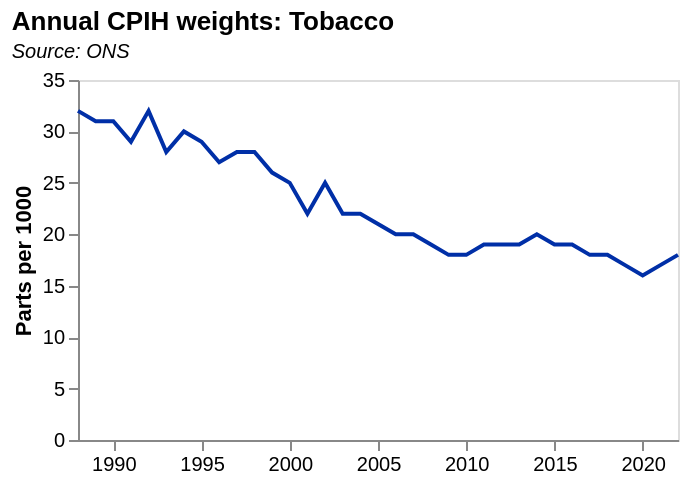

Write a Vega-Lite specification for this figure.
### Vega-Lite specification from a JSON file in a GitHub repository (floating-point values rounded to 4 significant figures)
{"$schema": "https://vega.github.io/schema/vega-lite/v5.json", "data": {"values": [{"date": "1988", "label": "1988", "month": "", "quarter": "", "sourceDataset": "MM23", "updateDate": "2021-02-17T00:00:00.000Z", "value": "32", "year": "1988"}, {"date": "1989", "label": "1989", "month": "", "quarter": "", "sourceDataset": "MM23", "updateDate": "2021-02-17T00:00:00.000Z", "value": "31", "year": "1989"}, {"date": "1990", "label": "1990", "month": "", "quarter": "", "sourceDataset": "MM23", "updateDate": "2021-02-17T00:00:00.000Z", "value": "31", "year": "1990"}, {"date": "1991", "label": "1991", "month": "", "quarter": "", "sourceDataset": "MM23", "updateDate": "2021-02-17T00:00:00.000Z", "value": "29", "year": "1991"}, {"date": "1992", "label": "1992", "month": "", "quarter": "", "sourceDataset": "MM23", "updateDate": "2021-02-17T00:00:00.000Z", "value": "32", "year": "1992"}, {"date": "1993", "label": "1993", "month": "", "quarter": "", "sourceDataset": "MM23", "updateDate": "2021-02-17T00:00:00.000Z", "value": "28", "year": "1993"}, {"date": "1994", "label": "1994", "month": "", "quarter": "", "sourceDataset": "MM23", "updateDate": "2021-02-17T00:00:00.000Z", "value": "30", "year": "1994"}, {"date": "1995", "label": "1995", "month": "", "quarter": "", "sourceDataset": "MM23", "updateDate": "2021-02-17T00:00:00.000Z", "value": "29", "year": "1995"}, {"date": "1996", "label": "1996", "month": "", "quarter": "", "sourceDataset": "MM23", "updateDate": "2021-02-17T00:00:00.000Z", "value": "27", "year": "1996"}, {"date": "1997", "label": "1997", "month": "", "quarter": "", "sourceDataset": "MM23", "updateDate": "2021-02-17T00:00:00.000Z", "value": "28", "year": "1997"}, {"date": "1998", "label": "1998", "month": "", "quarter": "", "sourceDataset": "MM23", "updateDate": "2021-02-17T00:00:00.000Z", "value": "28", "year": "1998"}, {"date": "1999", "label": "1999", "month": "", "quarter": "", "sourceDataset": "MM23", "updateDate": "2021-02-17T00:00:00.000Z", "value": "26", "year": "1999"}, {"date": "2000", "label": "2000", "month": "", "quarter": "", "sourceDataset": "MM23", "updateDate": "2021-02-17T00:00:00.000Z", "value": "25", "year": "2000"}, {"date": "2001", "label": "2001", "month": "", "quarter": "", "sourceDataset": "MM23", "updateDate": "2021-02-17T00:00:00.000Z", "value": "22", "year": "2001"}, {"date": "2002", "label": "2002", "month": "", "quarter": "", "sourceDataset": "MM23", "updateDate": "2021-02-17T00:00:00.000Z", "value": "25", "year": "2002"}, {"date": "2003", "label": "2003", "month": "", "quarter": "", "sourceDataset": "MM23", "updateDate": "2021-02-17T00:00:00.000Z", "value": "22", "year": "2003"}, {"date": "2004", "label": "2004", "month": "", "quarter": "", "sourceDataset": "MM23", "updateDate": "2021-02-17T00:00:00.000Z", "value": "22", "year": "2004"}, {"date": "2005", "label": "2005", "month": "", "quarter": "", "sourceDataset": "MM23", "updateDate": "2021-02-17T00:00:00.000Z", "value": "21", "year": "2005"}, {"date": "2006", "label": "2006", "month": "", "quarter": "", "sourceDataset": "MM23", "updateDate": "2021-02-17T00:00:00.000Z", "value": "20", "year": "2006"}, {"date": "2007", "label": "2007", "month": "", "quarter": "", "sourceDataset": "MM23", "updateDate": "2021-02-17T00:00:00.000Z", "value": "20", "year": "2007"}, {"date": "2008", "label": "2008", "month": "", "quarter": "", "sourceDataset": "MM23", "updateDate": "2021-02-17T00:00:00.000Z", "value": "19", "year": "2008"}, {"date": "2009", "label": "2009", "month": "", "quarter": "", "sourceDataset": "MM23", "updateDate": "2021-02-17T00:00:00.000Z", "value": "18", "year": "2009"}, {"date": "2010", "label": "2010", "month": "", "quarter": "", "sourceDataset": "MM23", "updateDate": "2021-02-17T00:00:00.000Z", "value": "18", "year": "2010"}, {"date": "2011", "label": "2011", "month": "", "quarter": "", "sourceDataset": "MM23", "updateDate": "2021-02-17T00:00:00.000Z", "value": "19", "year": "2011"}, {"date": "2012", "label": "2012", "month": "", "quarter": "", "sourceDataset": "MM23", "updateDate": "2021-02-17T00:00:00.000Z", "value": "19", "year": "2012"}, {"date": "2013", "label": "2013", "month": "", "quarter": "", "sourceDataset": "MM23", "updateDate": "2021-02-17T00:00:00.000Z", "value": "19", "year": "2013"}, {"date": "2014", "label": "2014", "month": "", "quarter": "", "sourceDataset": "MM23", "updateDate": "2021-02-17T00:00:00.000Z", "value": "20", "year": "2014"}, {"date": "2015", "label": "2015", "month": "", "quarter": "", "sourceDataset": "MM23", "updateDate": "2021-02-17T00:00:00.000Z", "value": "19", "year": "2015"}, {"date": "2016", "label": "2016", "month": "", "quarter": "", "sourceDataset": "MM23", "updateDate": "2021-02-17T00:00:00.000Z", "value": "19", "year": "2016"}, {"date": "2017", "label": "2017", "month": "", "quarter": "", "sourceDataset": "MM23", "updateDate": "2021-02-17T00:00:00.000Z", "value": "18", "year": "2017"}, {"date": "2018", "label": "2018", "month": "", "quarter": "", "sourceDataset": "MM23", "updateDate": "2021-02-17T00:00:00.000Z", "value": "18", "year": "2018"}, {"date": "2019", "label": "2019", "month": "", "quarter": "", "sourceDataset": "MM23", "updateDate": "2021-02-17T00:00:00.000Z", "value": "17", "year": "2019"}, {"date": "2020", "label": "2020", "month": "", "quarter": "", "sourceDataset": "MM23", "updateDate": "2021-02-17T00:00:00.000Z", "value": "16", "year": "2020"}, {"date": "2021", "label": "2021", "month": "", "quarter": "", "sourceDataset": "MM23", "updateDate": "2021-02-17T00:00:00.000Z", "value": "17", "year": "2021"}, {"date": "2022", "label": "2022", "month": "", "quarter": "", "sourceDataset": "MM23", "updateDate": "2022-02-16T00:00:00.000Z", "value": "18", "year": "2022"}], "format": {"parse": {"date": "date"}}}, "title": {"text": "Annual CPIH weights: Tobacco", "subtitle": "Source: ONS", "subtitleFontStyle": "italic", "subtitleFontSize": 10, "anchor": "start", "color": "black"}, "width": 300, "height": 180, "mark": {"type": "line", "color": "rgb(0,47,167"}, "encoding": {"x": {"field": "date", "type": "temporal", "axis": {"grid": false}, "title": ""}, "y": {"field": "value", "type": "quantitative", "axis": {"grid": false}, "title": "Parts per 1000"}, "tooltip": [{"field": "date", "type": "temporal", "title": "Year"}, {"field": "value", "type": "quantitative", "title": "%"}]}}
